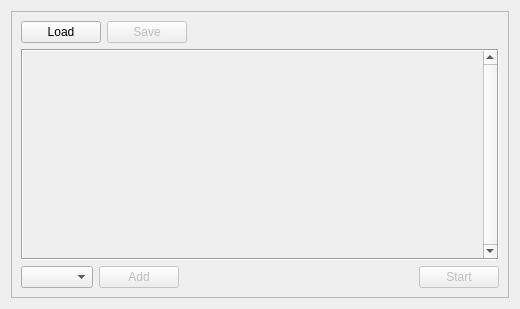
<?xml version="1.0" encoding="UTF-8"?>
<ui version="4.0">
 <class>MarketWatcher</class>
 <widget class="QWidget" name="MarketWatcher">
  <property name="enabled">
   <bool>true</bool>
  </property>
  <property name="geometry">
   <rect>
    <x>0</x>
    <y>0</y>
    <width>520</width>
    <height>309</height>
   </rect>
  </property>
  <property name="sizePolicy">
   <sizepolicy hsizetype="Minimum" vsizetype="Minimum">
    <horstretch>0</horstretch>
    <verstretch>0</verstretch>
   </sizepolicy>
  </property>
  <property name="windowTitle">
   <string>MarketWatcher</string>
  </property>
  <layout class="QVBoxLayout" name="verticalLayout">
   <item>
    <widget class="QFrame" name="configFrame">
     <property name="frameShape">
      <enum>QFrame::StyledPanel</enum>
     </property>
     <property name="frameShadow">
      <enum>QFrame::Raised</enum>
     </property>
     <layout class="QVBoxLayout" name="verticalLayout_2">
      <item>
       <layout class="QHBoxLayout" name="topLayout">
        <item>
         <widget class="QPushButton" name="loadButton">
          <property name="text">
           <string>Load</string>
          </property>
         </widget>
        </item>
        <item>
         <widget class="QPushButton" name="saveButton">
          <property name="enabled">
           <bool>false</bool>
          </property>
          <property name="text">
           <string>Save</string>
          </property>
         </widget>
        </item>
        <item>
         <spacer name="topSpacer">
          <property name="orientation">
           <enum>Qt::Horizontal</enum>
          </property>
          <property name="sizeHint" stdset="0">
           <size>
            <width>40</width>
            <height>20</height>
           </size>
          </property>
         </spacer>
        </item>
       </layout>
      </item>
      <item>
       <widget class="QScrollArea" name="scrollArea">
        <property name="frameShape">
         <enum>QFrame::Box</enum>
        </property>
        <property name="frameShadow">
         <enum>QFrame::Sunken</enum>
        </property>
        <property name="verticalScrollBarPolicy">
         <enum>Qt::ScrollBarAlwaysOn</enum>
        </property>
        <property name="horizontalScrollBarPolicy">
         <enum>Qt::ScrollBarAlwaysOff</enum>
        </property>
        <property name="widgetResizable">
         <bool>true</bool>
        </property>
        <widget class="QWidget" name="scrollAreaWidgetContents">
         <property name="geometry">
          <rect>
           <x>0</x>
           <y>0</y>
           <width>464</width>
           <height>208</height>
          </rect>
         </property>
        </widget>
       </widget>
      </item>
      <item>
       <layout class="QHBoxLayout" name="bottomLayout">
        <item>
         <widget class="QComboBox" name="timeframeBox"/>
        </item>
        <item>
         <widget class="QPushButton" name="addButton">
          <property name="enabled">
           <bool>false</bool>
          </property>
          <property name="text">
           <string>Add</string>
          </property>
         </widget>
        </item>
        <item>
         <spacer name="bottomSpacer">
          <property name="orientation">
           <enum>Qt::Horizontal</enum>
          </property>
          <property name="sizeHint" stdset="0">
           <size>
            <width>40</width>
            <height>20</height>
           </size>
          </property>
         </spacer>
        </item>
        <item>
         <widget class="QPushButton" name="startButton">
          <property name="enabled">
           <bool>false</bool>
          </property>
          <property name="text">
           <string>Start</string>
          </property>
         </widget>
        </item>
       </layout>
      </item>
     </layout>
    </widget>
   </item>
  </layout>
 </widget>
 <resources/>
 <connections/>
</ui>
